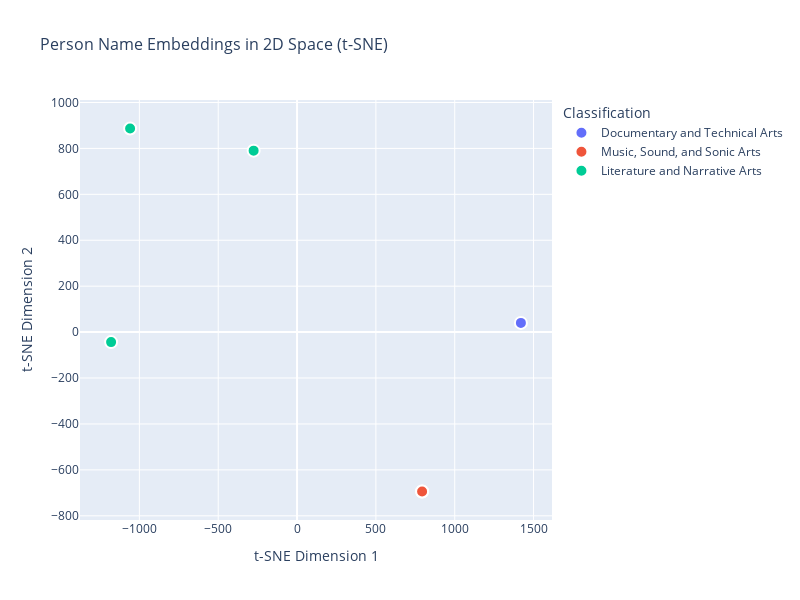

This figure's notebook cell:
### Markdown cell above
## 6. Visualizing Embeddings in Vector Space

Let's visualize how embeddings cluster semantically similar content together.

### Code cell
# Prepare data for visualization
def prepare_embedding_data(df, field='person'):
    """Prepare embedding data for visualization"""
    embeddings_array = np.array([emb for emb in df[f'{field}_embedding'] if emb is not None])
    labels = [name for i, name in enumerate(df[field]) if df[f'{field}_embedding'].iloc[i] is not None]
    classifications = [cls for i, cls in enumerate(df['classification']) if df[f'{field}_embedding'].iloc[i] is not None]
    
    return embeddings_array, labels, classifications

# Visualize person embeddings using t-SNE
embeddings_array, person_labels, classifications = prepare_embedding_data(df, 'person')

print(f"📊 Visualizing {len(embeddings_array)} person embeddings...")

# Reduce dimensionality for visualization
tsne = TSNE(n_components=2, random_state=42, perplexity=min(3, len(embeddings_array)-1))
embeddings_2d = tsne.fit_transform(embeddings_array)

# Create interactive plot
fig = px.scatter(
    x=embeddings_2d[:, 0], 
    y=embeddings_2d[:, 1],
    color=classifications,
    hover_name=person_labels,
    title="Person Name Embeddings in 2D Space (t-SNE)",
    labels={'color': 'Classification'},
    width=800,
    height=600
)

# Enhance the plot
fig.update_traces(marker=dict(size=12, line=dict(width=2, color='white')))
fig.update_layout(
    title_font_size=16,
    xaxis_title="t-SNE Dimension 1",
    yaxis_title="t-SNE Dimension 2",
    legend_title="Classification"
)

fig.show()

print("\n🎯 Key Observations:")
print("• Franz Schubert entries should cluster by domain (music vs. archaeology)")
print("• Authors in same language/region may cluster together")
print("• Embeddings capture semantic relationships beyond simple string matching")

### Figure 1 — Plotly figure (JSON) as saved in the notebook; plotly's stock layout.template omitted (floating-point values rounded to 4 significant figures)
{"data": [{"hovertemplate": "<b>%{hovertext}</b><br><br>Classification=Documentary and Technical Arts<br>x=%{x}<br>y=%{y}<extra></extra>", "hovertext": ["Schubert, Franz"], "legendgroup": "Documentary and Technical Arts", "marker": {"color": "#636efa", "line": {"color": "white", "width": 2}, "size": 12, "symbol": "circle"}, "mode": "markers", "name": "Documentary and Technical Arts", "orientation": "v", "showlegend": true, "type": "scatter", "x": [1420.0], "xaxis": "x", "y": [40.02], "yaxis": "y"}, {"hovertemplate": "<b>%{hovertext}</b><br><br>Classification=Music, Sound, and Sonic Arts<br>x=%{x}<br>y=%{y}<extra></extra>", "hovertext": ["Schubert, Franz, 1797-1828", "Schubert, Franz, 1797-1828"], "legendgroup": "Music, Sound, and Sonic Arts", "marker": {"color": "#EF553B", "line": {"color": "white", "width": 2}, "size": 12, "symbol": "circle"}, "mode": "markers", "name": "Music, Sound, and Sonic Arts", "orientation": "v", "showlegend": true, "type": "scatter", "x": [793.1, 793.1], "xaxis": "x", "y": [-694.2, -694.2], "yaxis": "y"}, {"hovertemplate": "<b>%{hovertext}</b><br><br>Classification=Literature and Narrative Arts<br>x=%{x}<br>y=%{y}<extra></extra>", "hovertext": ["García Lorca, Federico, 1898-1936", "Machado de Assis, Joaquim Maria, 1839-1908", "Vargas Llosa, Mario, 1936-"], "legendgroup": "Literature and Narrative Arts", "marker": {"color": "#00cc96", "line": {"color": "white", "width": 2}, "size": 12, "symbol": "circle"}, "mode": "markers", "name": "Literature and Narrative Arts", "orientation": "v", "showlegend": true, "type": "scatter", "x": [-275.4, -1179.0, -1059.0], "xaxis": "x", "y": [790.3, -43.55, 886.7], "yaxis": "y"}], "layout": {"height": 600, "legend": {"title": {"text": "Classification"}, "tracegroupgap": 0}, "title": {"font": {"size": 16}, "text": "Person Name Embeddings in 2D Space (t-SNE)"}, "width": 800, "xaxis": {"anchor": "y", "autorange": true, "domain": [0, 1], "range": [-1378.0, 1619.0], "title": {"text": "t-SNE Dimension 1"}, "type": "linear"}, "yaxis": {"anchor": "x", "autorange": true, "domain": [0, 1], "range": [-818.3, 1011.0], "title": {"text": "t-SNE Dimension 2"}, "type": "linear"}}}
